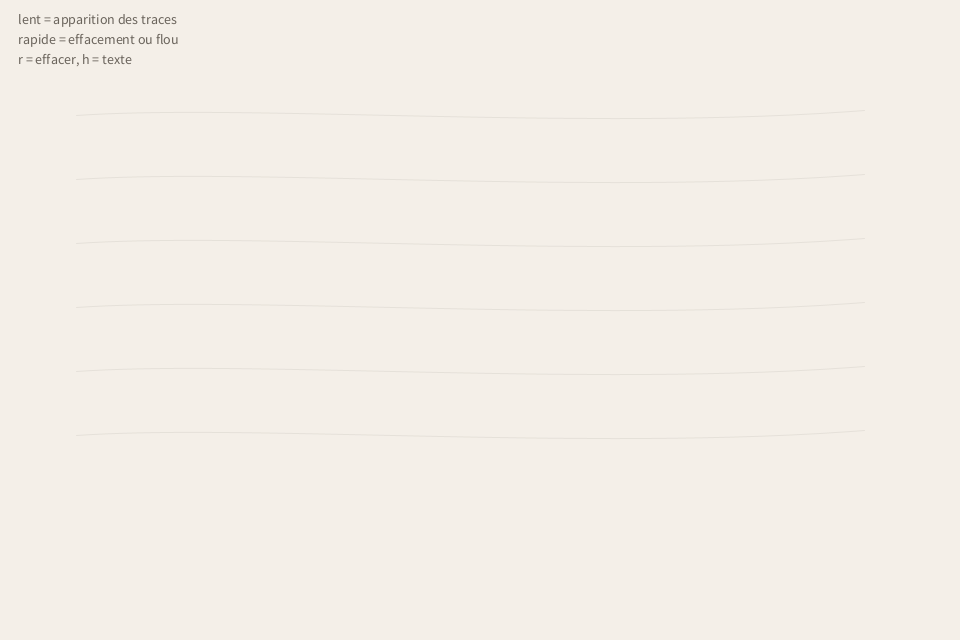
Frame 1 (no input)
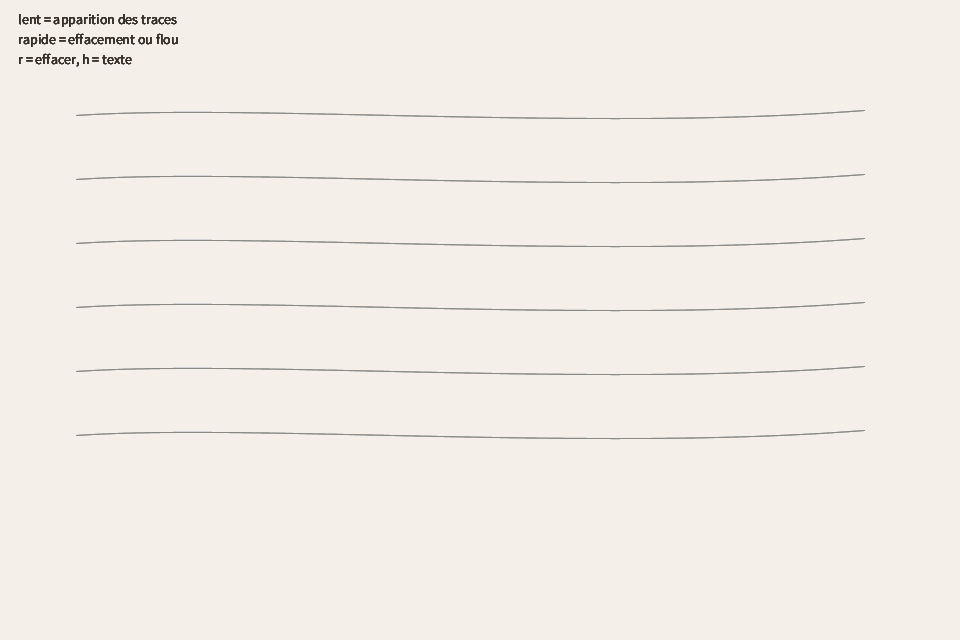
Frame 60 (the mouse pressed at the canvas centre just before this capture)
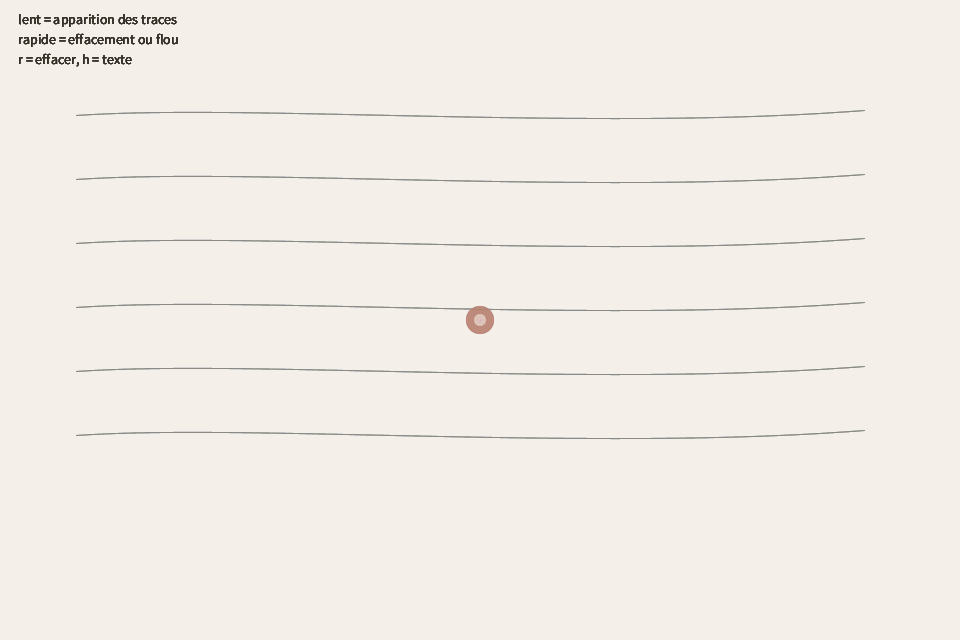
Frame 120 (the mouse held since frame 60 and released just before this capture)

The Processing sketch that drew these frames (run headless with seeded random() and noise(); from frame 60 on, the mouse is pressed at the canvas centre):

// Processing sketch: 02_erasure_by_speed
// ── 02_erasure_by_speed.pde
// 02_erasure_by_speed
// Les gestes lents revelent des traces.
// Les gestes rapides les brouillent ou les effacent.

boolean erasureShowText = true;

void settings() {
  size(960, 640);
  smooth(8);
}

void setup() {
  frameRate(60);
  clearErasureSurface();
}

void draw() {
  noStroke();
  fill(244, 239, 232, 12);
  rect(0, 0, width, height);

  drawErasureAtmosphere();

  if (mousePressed) {
    float speed = dist(mouseX, mouseY, pmouseX, pmouseY);

    if (speed < 4.0) {
      drawSlowTrace();
    } else {
      drawFastErasure(speed);
    }
  }

  if (erasureShowText) {
    fill(48, 41, 33, 180);
    textSize(14);
    text("lent = apparition des traces", 18, 24);
    text("rapide = effacement ou flou", 18, 44);
    text("r = effacer, h = texte", 18, 64);
  }
}

void drawErasureAtmosphere() {
  noFill();
  stroke(86, 80, 74, 24);
  strokeWeight(1.0);
  for (int i = 0; i < 6; i++) {
    float y = height * 0.18 + i * height * 0.1;
    bezier(width * 0.08, y, width * 0.26, y - 12, width * 0.62, y + 16, width * 0.9, y - 5);
  }
}

void drawSlowTrace() {
  stroke(120, 154, 149, 84);
  strokeWeight(2.0);
  line(pmouseX, pmouseY, mouseX, mouseY);

  noStroke();
  fill(183, 127, 112, 78);
  ellipse(mouseX, mouseY, 28, 28);
  fill(250, 247, 240, 68);
  ellipse(mouseX, mouseY, 12, 12);
}

void drawFastErasure(float speed) {
  float brush = map(constrain(speed, 4.0, 28.0), 4.0, 28.0, 30.0, 90.0);
  noStroke();
  fill(244, 239, 232, 36);
  ellipse(mouseX, mouseY, brush, brush * 0.8);
  fill(244, 239, 232, 28);
  ellipse(lerp(mouseX, pmouseX, 0.5), lerp(mouseY, pmouseY, 0.5), brush * 0.75, brush * 0.55);
}

void clearErasureSurface() {
  background(244, 239, 232);
}

void keyPressed() {
  if (key == 'r' || key == 'R') {
    clearErasureSurface();
  } else if (key == 'h' || key == 'H') {
    erasureShowText = !erasureShowText;
  }
}
